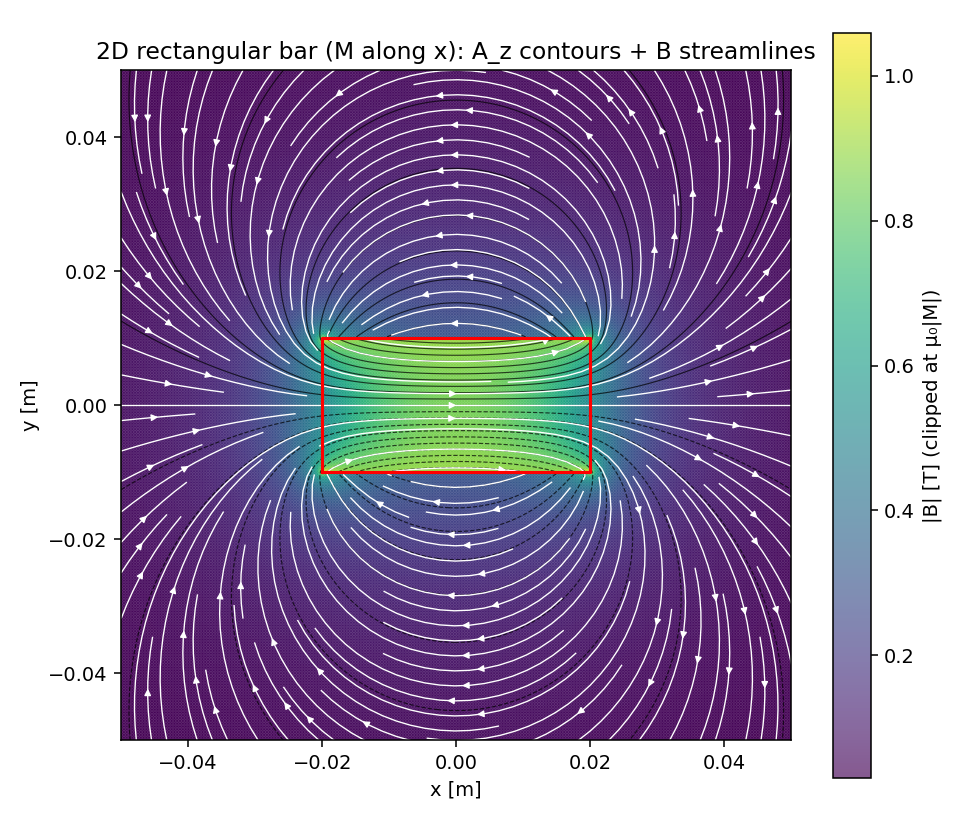

Python code for this plot:
"""2D field of a uniformly magnetised rectangular bar.

Reference: Part 2 (SA-03-08 / RM-03-08, 2003), eq 2-3.

Plots vector potential contours and B-field streamlines around a 2 a x 2 b
bar magnetised along x. Far-field 2D dipole law is verified along the
horizontal axis.
"""

from __future__ import annotations

import math
import os
import sys

import numpy as np

sys.path.insert(0, os.path.join(os.path.dirname(__file__), "..", "..", "src"))

from radia.analytical_formulas import rect_magnet_2d_A, rect_magnet_2d_B
from radia.analytical_formulas.rect_magnet_2d import MU_0


def main() -> None:
    # 4 cm x 2 cm bar, M_x = 1.2 / mu_0 ~ 9.55e5 A/m (typical NdFeB).
    a, b = 0.02, 0.01
    M = (1.2 / MU_0, 0.0)
    print(f"Bar: 2a x 2b = {2*a*1000:.1f} mm x {2*b*1000:.1f} mm, "
          f"M = ({M[0]:.3e}, {M[1]:.3e}) A/m")
    print(f"mu_0 * M_x = {MU_0 * M[0]:.4f} T")

    # Demag-factor check at center.
    B_c = rect_magnet_2d_B([0.0, 0.0], a, b, M=M)
    print(f"B at center: ({B_c[0]:.4f}, {B_c[1]:.4e}) T")
    print(f"  Cross-section demag along x:  N_x = "
          f"{1.0 - B_c[0] / (MU_0 * M[0]):.4f}")

    # Far-field 2D dipole comparison along x-axis.
    rs = np.array([0.05, 0.1, 0.3, 1.0, 5.0])
    print(f"\n  r [m]    |B|_analytic [T]    |B|_dipole-law [T]    rel err")
    m_2D = M[0] * 4.0 * a * b
    for r in rs:
        B = rect_magnet_2d_B(np.array([r, 0.0]), a, b, M=M)
        Bmag = float(np.linalg.norm(B))
        # 2D dipole on its axis (M along x, point on +x axis):
        # |B_x| = mu_0 * m / (2 pi r**2)
        Bd = MU_0 * m_2D / (2.0 * math.pi * r * r)
        print(f"  {r:6.3f}   {Bmag:.4e}        {Bd:.4e}        "
              f"{abs(Bmag - Bd) / Bd:.3e}")

    # Optional 2D plot.
    try:
        import matplotlib.pyplot as plt
    except ImportError:
        print("\n(matplotlib not installed -- skipping plot)")
        return

    grid = np.linspace(-0.05, 0.05, 240)
    X, Y = np.meshgrid(grid, grid)
    points = np.stack([X.ravel(), Y.ravel()], axis=-1)
    A = rect_magnet_2d_A(points, a, b, M=M).reshape(X.shape)
    B = rect_magnet_2d_B(points, a, b, M=M).reshape(X.shape + (2,))
    Bmag = np.linalg.norm(B, axis=-1)

    fig, ax = plt.subplots(figsize=(7, 6))
    cs = ax.contour(X, Y, A, levels=21, colors="k", linewidths=0.6, alpha=0.7)
    pcm = ax.pcolormesh(X, Y, np.minimum(Bmag, MU_0 * abs(M[0])), shading="gouraud",
                        cmap="viridis", alpha=0.65)
    ax.streamplot(X, Y, B[..., 0], B[..., 1], color="white",
                  density=1.5, linewidth=0.7, arrowsize=0.7)
    rect_x = [-a, +a, +a, -a, -a]
    rect_y = [-b, -b, +b, +b, -b]
    ax.plot(rect_x, rect_y, "r-", lw=1.6)
    ax.set_aspect("equal")
    ax.set_xlabel("x [m]")
    ax.set_ylabel("y [m]")
    ax.set_title("2D rectangular bar (M along x): A_z contours + B streamlines")
    fig.colorbar(pcm, ax=ax, label="|B| [T] (clipped at μ₀|M|)")
    fig.tight_layout()
    out = os.path.join(os.path.dirname(__file__), "rect_magnet_2d_field.png")
    fig.savefig(out, dpi=140)
    print(f"\nSaved: {out}")


if __name__ == "__main__":
    main()
